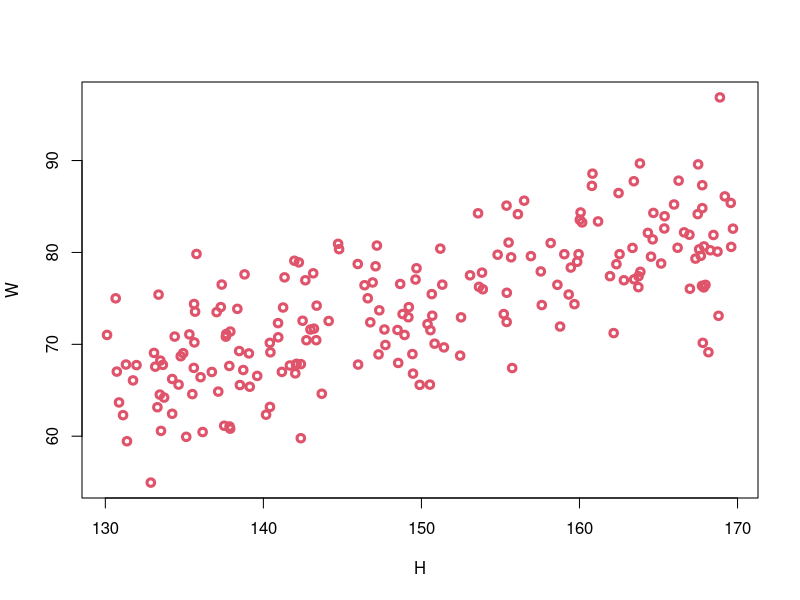

Write the R code that produced this figure.
# Generative Model (What are the causal processes that create the dataset?) 
# => Globe tossing model

sim_globe <- function( p=0.7, N=9) {
    sample(c("W", "L"), size=N, prob=c(p, 1-p),replace=TRUE)
}
# Estimand (What we want to find out) => Proportion covered in water (p)


# Test simulation on extreme settings!

# print(sim_globe(p=1, N=12))
# print(sum(sim_globe(p=0.5 , N=1e4) == "W") / 1e4)

sample <- c(sim_globe())
W <- sum(sample=="W") # number of W observed
L <- sum(sample=="L") # number of L observed
p <- c(0, 0.25, 0.5, 0.75, 1) # proportions of globe covered in water
ways <- sapply(p, function(q) (q*4)^W * ((1-q)*4)^L)
prob <- ways/sum(ways)
print(cbind(p, ways, prob))

# func to simulate weights of individuals from height
sim_weight <- function(H,b,sd) {
	U <- rnorm ( length(H), 0, sd)
	W <- b*H + U
	return(W)
}

# add synthetic data 
H <- runif(200, min=130, max=170)
W <- sim_weight(H, b=0.5, sd=5)
quartz()
plot(W ~ H, col=2, lwd=3)